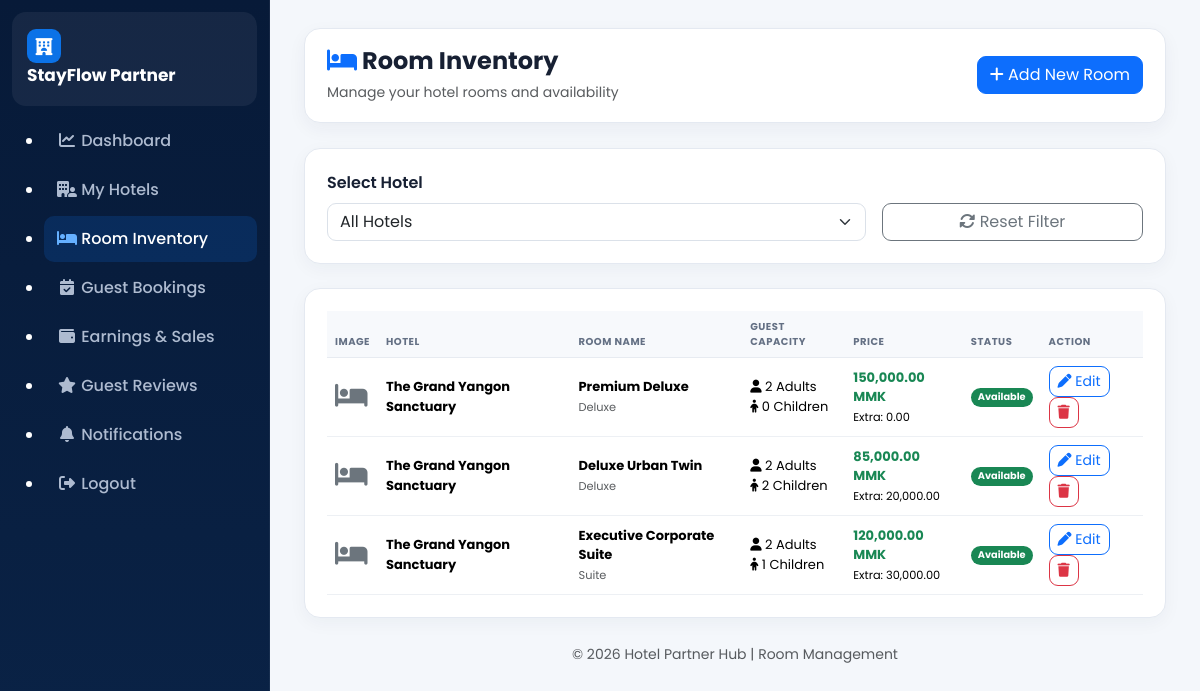
Before: /owner/manage_rooms.php (signed in) with the older database file.
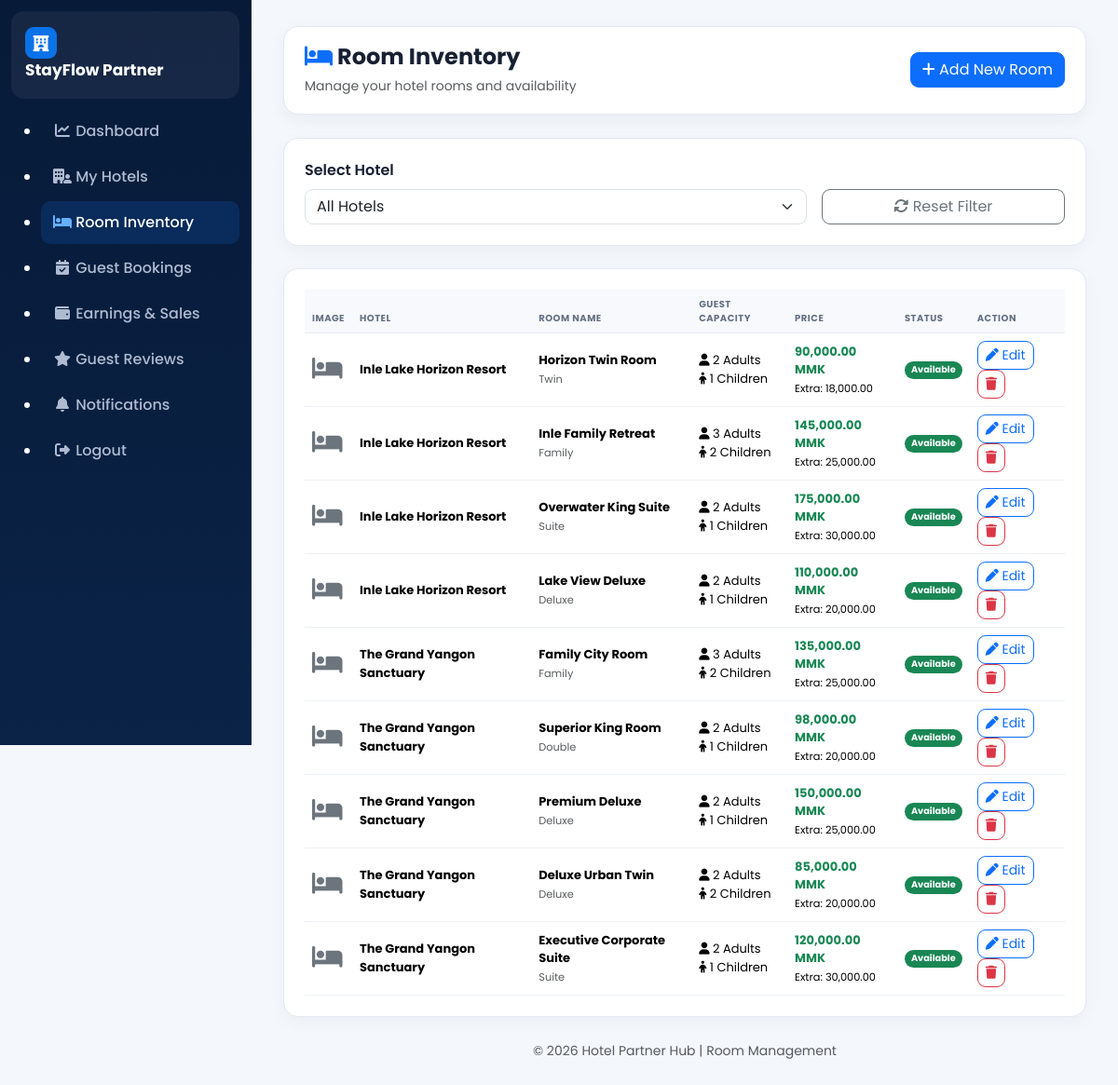
After: the same page with the newer database file.
### tables this page shows
CREATE TABLE `rooms` (
  `room_id` int(11) NOT NULL,
  `hotel_id` int(11) NOT NULL,
  `room_name` varchar(150) NOT NULL,
  `room_type` enum('Single','Double','Twin','Triple','Deluxe','Suite','Family','Executive') NOT NULL,
  `room_description` text DEFAULT NULL,
  `bed_type` enum('Single Bed','Double Bed','Queen Bed','King Bed','Twin Bed','Mixed') NOT NULL,
  `room_size` decimal(6,2) DEFAULT NULL,
  `room_size_unit` enum('sqm','sqft') DEFAULT 'sqm',
  `floor_no` int(11) DEFAULT NULL,
  `total_rooms` int(11) NOT NULL DEFAULT 1,
  `max_adults` int(11) NOT NULL DEFAULT 2,
  `max_children` int(11) NOT NULL DEFAULT 0,
  `base_price` decimal(12,2) NOT NULL,
  `extra_bed_price` decimal(12,2) DEFAULT 0.00,
  `breakfast_included` tinyint(1) DEFAULT 0,
  `free_cancellation` tinyint(1) DEFAULT 1,
  `smoking_allowed` tinyint(1) DEFAULT 0,
  `room_status` enum('available','maintenance','inactive') DEFAULT 'available',
  `created_at` timestamp NOT NULL DEFAULT current_timestamp(),
  `updated_at` timestamp NOT NULL DEFAULT current_timestamp() ON UPDATE current_timestamp()
);

CREATE TABLE `hotels` (
  `hotel_id` int(11) NOT NULL,
  `owner_id` int(11) NOT NULL,
  `hotel_name` varchar(150) NOT NULL,
  `description` text DEFAULT NULL,
  `address` text NOT NULL,
  `city` varchar(100) DEFAULT NULL,
  `state` varchar(100) DEFAULT NULL,
  `country` varchar(100) DEFAULT NULL,
  `postal_code` varchar(20) DEFAULT NULL,
  `latitude` decimal(10,8) DEFAULT NULL,
  `longitude` decimal(11,8) DEFAULT NULL,
  `hotel_phone` varchar(30) DEFAULT NULL,
  `hotel_email` varchar(150) DEFAULT NULL,
  `website` varchar(255) DEFAULT NULL,
  `star_rating` decimal(2,1) DEFAULT 0.0,
  `check_in_time` time DEFAULT '14:00:00',
  `check_out_time` time DEFAULT '12:00:00',
  `status` enum('pending','approved','rejected','inactive') DEFAULT 'pending',
  `created_at` timestamp NOT NULL DEFAULT current_timestamp(),
  `updated_at` timestamp NOT NULL DEFAULT current_timestamp() ON UPDATE current_timestamp()
);

### owner/manage_rooms.php (the view, shortened to what this page needs)
<?php
require_once '../config/config.php';
$owner_id = $_SESSION['user_id'];
$sql = "
SELECT
r.*,
h.hotel_name
FROM rooms r
INNER JOIN hotels h
ON r.hotel_id = h.hotel_id
WHERE h.owner_id = ?
";
$params = [
    $owner_id
];
$types = "i";
$sql .= "
ORDER BY r.room_id DESC
";
$stmt = mysqli_prepare(
    $conn,
    $sql
);
mysqli_stmt_bind_param(
    $stmt,
    $types,
    ...$params
);
mysqli_stmt_execute($stmt);
$rooms_query = mysqli_stmt_get_result($stmt);
?>
<!DOCTYPE html>
<html lang="en">
<head>
<link href="https://cdn.jsdelivr.net/npm/bootstrap@5.3.2/dist/css/bootstrap.min.css"
rel="stylesheet">
<link href="https://cdnjs.cloudflare.com/ajax/libs/font-awesome/6.5.1/css/all.min.css"
rel="stylesheet">
<link href="../assets/css/owner.css" rel="stylesheet">
</head>
<body>
<?php include '../includes/owner_sidebar.php'; ?>
<div class="main-content">
<div class="topbar">
<div>
<h4 class="fw-bold mb-1">
<i class="fa-solid fa-bed text-primary"></i>
Room Inventory
</h4>
<small class="text-muted">
Manage your hotel rooms and availability
</small>
</div>
<a href="add_room.php"
class="btn btn-primary">
<i class="fa-solid fa-plus"></i>
Add New Room
</a>
</div>
<div class="card-box mb-4">
<form method="GET">
<div class="row align-items-end g-3">
<div class="col-md-8">
<label class="form-label fw-semibold">
Select Hotel
</label>
<select name="hotel_id"
class="form-select"
onchange="this.form.submit()">
<option value="">
All Hotels
</option>
</select>
</div>
<div class="col-md-4">
<a href="manage_rooms.php"
class="btn btn-outline-secondary w-100">
<i class="fa-solid fa-rotate"></i>
Reset Filter
</a>
</div>
</div>
</form>
</div>
<div class="card-box">
<div class="table-responsive">
<table class="table table-hover align-middle mb-0">
<thead class="table-light">
<tr>
<th>
Image
</th>
<th>
Hotel
</th>
<th>
Room Name
</th>
<th>
Guest Capacity
</th>
<th>
Price
</th>
<th>
Status
</th>
<th>
Action
</th>
</tr>
</thead>
<tbody>
<?php if(mysqli_num_rows($rooms_query)>0): ?>
<?php while($room=mysqli_fetch_assoc($rooms_query)): ?>
<tr>
<td>
<?php if(!empty($room['room_image'])): ?>
<img src="../assets/images/rooms/<?=htmlspecialchars($room['room_image'])?>"
class="room-image">
<?php else: ?>
<i class="fa-solid fa-bed fa-2x text-secondary"></i>
<?php endif; ?>
</td>
<td>
<strong>
<?=htmlspecialchars($room['hotel_name'])?>
</strong>
</td>
<td>
<strong>
<?=htmlspecialchars($room['room_name'])?>
</strong>
<br>
<small class="text-muted">
<?=htmlspecialchars($room['room_type'] ?? '')?>
</small>
</td>
<td>
<i class="fa-solid fa-user"></i>
<?=intval($room['max_adults'] ?? 0)?>
Adults
<br>
<i class="fa-solid fa-child"></i>
<?=intval($room['max_children'] ?? 0)?>
Children
</td>
<td>
<strong class="text-success">
<?=number_format($room['base_price'],2)?>
MMK
</strong>
<br>
<small>
Extra:
<?=number_format($room['extra_bed_price'] ?? 0,2)?>
</small>
</td>
<td>
<?php if(($room['room_status'] ?? '') == 'available'): ?>
<span class="badge bg-success">
Available
</span>
<?php elseif(($room['room_status'] ?? '') == 'maintenance'): ?>
<span class="badge bg-warning text-dark">
Maintenance
</span>
<?php else: ?>
<span class="badge bg-secondary">
<?=htmlspecialchars($room['room_status'] ?? 'Inactive')?>
</span>
<?php endif; ?>
</td>
<td>
<a href="edit_room.php?id=<?=$room['room_id']?>"
class="btn btn-sm btn-outline-primary">
<i class="fa-solid fa-pen"></i>
Edit
</a>
<a href="delete_room.php?id=<?=$room['room_id']?>"
class="btn btn-sm btn-outline-danger"
onclick="return confirm('Are you sure you want to delete this room?');">
<i class="fa-solid fa-trash"></i>
</a>
</td>
</tr>
<?php endwhile; ?>
<?php endif; ?>
</tbody>
</table>
</div>
</div>
<footer class="text-center text-muted py-4">
<small>
© <?=date('Y')?> Hotel Partner Hub
| Room Management
</small>
</footer>
</div>
</body>
</html>

Changed rows visible on the page:
added rooms: hotel.hotel_name "Inle Lake Horizon Resort", room_name "Horizon Twin Room", room_type "Twin", max_adults "2", max_children "1", base_price "90,000.00", extra_bed_price "18,000.00", room_status "Available"
added rooms: hotel.hotel_name "Inle Lake Horizon Resort", room_name "Inle Family Retreat", room_type "Family", max_adults "3", max_children "2", base_price "145,000.00", extra_bed_price "25,000.00", room_status "Available"
added rooms: hotel.hotel_name "Inle Lake Horizon Resort", room_name "Overwater King Suite", room_type "Suite", max_adults "2", max_children "1", base_price "175,000.00", extra_bed_price "30,000.00", room_status "Available"
added rooms: hotel.hotel_name "Inle Lake Horizon Resort", room_name "Lake View Deluxe", room_type "Deluxe", max_adults "2", max_children "1", base_price "110,000.00", extra_bed_price "20,000.00", room_status "Available"
added rooms: hotel.hotel_name "The Grand Yangon Sanctuary", room_name "Family City Room", room_type "Family", max_adults "3", max_children "2", base_price "135,000.00", extra_bed_price "25,000.00", room_status "Available"
added rooms: hotel.hotel_name "The Grand Yangon Sanctuary", room_name "Superior King Room", room_type "Double", max_adults "2", max_children "1", base_price "98,000.00", extra_bed_price "20,000.00", room_status "Available"
changed rooms "Premium Deluxe": max_children "0" → "1"; extra_bed_price "0.00" → "25,000.00"
